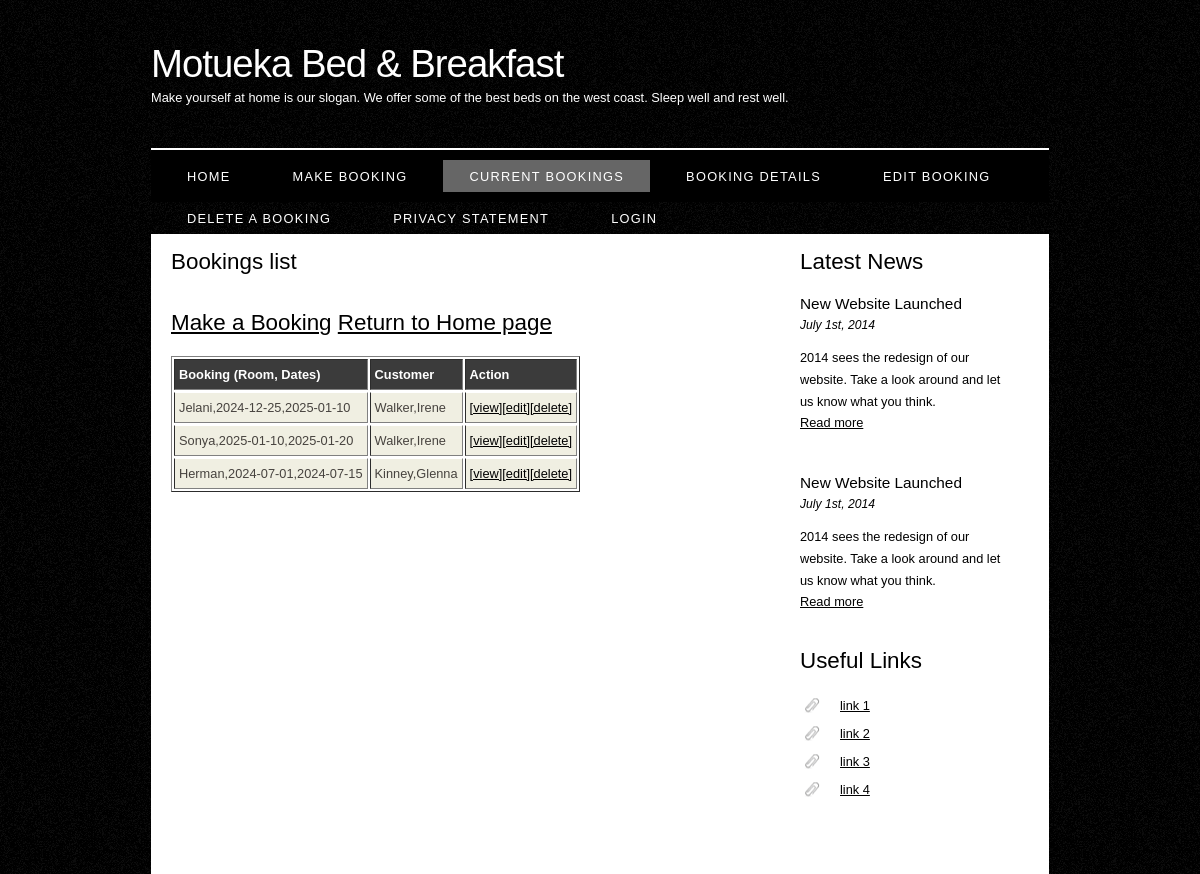
/listbookings.php, run on the app's committed database.
### tables this page shows
CREATE TABLE IF NOT EXISTS bookings (
  bookingID int unsigned NOT NULL auto_increment,
  customerID int NOT NULL,
  roomID int NOT NULL,
  checkInDate date NOT NULL,
  checkOutDate date NOT NULL,
  contactNumber varchar(20) NOT NULL,
  bookingExtras varchar(300),
  review varchar(300),
  PRIMARY KEY (bookingID)
) AUTO_INCREMENT=1;

CREATE TABLE IF NOT EXISTS room (
  roomID int unsigned NOT NULL auto_increment,
  roomname varchar(100) NOT NULL,
  description text default NULL,
  roomtype character default 'D',  
  beds int,
  PRIMARY KEY (roomID)
) AUTO_INCREMENT=1;

CREATE TABLE IF NOT EXISTS customer (
  customerID int unsigned NOT NULL auto_increment,
  firstname varchar(50) NOT NULL,
  lastname varchar(50) NOT NULL,
  email varchar(100) NOT NULL,
  password varchar(255) NOT NULL default 'temp1234',
  PRIMARY KEY (customerID)
) AUTO_INCREMENT=1;

### listbookings.php (the view, shortened to what this page needs)
<!DOCTYPE html>
<html>
<head>
    <link rel="stylesheet" type="text/css" href="style/style.css" title="style" />
</head>
<body>
<?php
$db_connection = mysqli_connect(DBHOST, DBUSER, DBPASSWORD, DBDATABASE);
$query = 'SELECT bookingID,room.roomname,bookings.checkInDate,bookings.checkOutDate,customer.lastname,customer.firstname FROM ((bookings
INNER JOIN room ON bookings.roomID = room.roomID)
INNER JOIN customer ON bookings.customerID = customer.customerID)';
$result = mysqli_query($db_connection, $query);
$rowcount = mysqli_num_rows($result);
?>
    <div id="main">
        <div id="header">
          <div id="logo">
            <div id="logo_text">
              <h1><a href="index.php"><span class="logo_colour"></span>Motueka Bed & Breakfast</a></h1>
              <h2>Make yourself at home is our slogan. We offer some of the best beds on the west coast. Sleep well and rest well.</h2>
            </div>
          </div>
          <div id="menubar">
            <ul id="menu">
              <li><a href="index.php">Home</a></li>
              <li><a href="makebooking.php">Make Booking</a></li>
              <li class="selected"><a href="listbookings.php">Current Bookings</a></li>
              <li><a href="bookingdetails.php">Booking Details</a></li>
              <li><a href="editbooking.php">Edit Booking</a></li>
              <li><a href="deletebooking.php">Delete a Booking</a></li>
              <li><a href="privacy.php">Privacy Statement</a></li>
              <li><a href="login.php">Login</a></li>
            </ul>
          </div>
        </div>
        <div id="site_content">
            <div class="sidebar">
              <h3>Latest News</h3>
              <h4>New Website Launched</h4>
              <h5>July 1st, 2014</h5>
              <p>2014 sees the redesign of our website. Take a look around and let us know what you think.<br /><a href="#">Read more</a></p>
              <p></p>
              <h4>New Website Launched</h4>
              <h5>July 1st, 2014</h5>
              <p>2014 sees the redesign of our website. Take a look around and let us know what you think.<br /><a href="#">Read more</a></p>
              <h3>Useful Links</h3>
              <ul>
                <li><a href="#">link 1</a></li>
                <li><a href="#">link 2</a></li>
                <li><a href="#">link 3</a></li>
                <li><a href="#">link 4</a></li>
              </ul>
            </div>
            <div id="content">
            <h1>Bookings list</h1>
            <h2><a href='makebooking.php'>Make a Booking</a>   <a href="index.php">Return to Home page</a></h2>
            <table border="1">
            <thead><tr><th>Booking (Room, Dates)</th><th>Customer</th><th>Action</th></tr></thead>
            <?php
            if ($rowcount > 0) {
            while ($row = mysqli_fetch_assoc($result)) {
	          $id = $row['bookingID'];
	          echo '<tr><td>'.$row['roomname'].','.$row['checkInDate'].','.$row['checkOutDate'].'</td><td>'.$row['lastname'].','.$row['firstname'].'</td>';
	          echo '<td><a href="bookingdetails.php?id='.$id.'">[view]</a>';
	          echo '<a href="editbooking.php?id='.$id.'">[edit]</a>';
	          echo '<a href="deletebooking.php?id='.$id.'">[delete]</a></td>';
            echo '</tr>';
            }
            } else echo "<h2>No Bookings found!</h2>";
            ?>
            </table>
            </div>
            <div id="footer">
              Copyright &copy; black_white | <a href="privacy.php">Privacy Statement</a> | <a href="index.php">Home</a>
            </div>
        </div>
    </div>
</body>

### style/style.css (style rules this page uses)
html { height: 100%; }
* { margin: 0; padding: 0; }
body { font: normal .80em 'trebuchet ms', arial, sans-serif; background: #F0EFE2 url(background.png) repeat; color: #000; }
p { padding: 0 0 20px 0; line-height: 1.7em; }
h1, h2, h3, h4, h5, h6 { font: normal 175% 'century gothic', arial, sans-serif; color: #000; margin: 0 0 15px 0; padding: 15px 0 5px 0; }
h2 { font: normal 175% 'century gothic', arial, sans-serif; }
h4, h5, h6 { margin: 0; padding: 0 0 5px 0; font: normal 120% arial, sans-serif; }
h5, h6 { font: italic 95% arial, sans-serif; padding: 0 0 15px 0; }
a, a:hover { outline: none; text-decoration: underline; color: #000; }
ul { margin: 2px 0 22px 17px; }
ul li { list-style-type: circle; margin: 0 0 6px 0; padding: 0 0 4px 5px; }
#main, #logo, #menubar, #site_content, #footer { margin-left: auto; margin-right: auto; }
#header { background: transparent; height: 202px; }
#logo { width: 898px; position: relative; height: 148px; border-bottom: 2px solid #FFF; }
#logo #logo_text { position: absolute; top: 20px; left: 0; }
#logo h1, #logo h2 { font: normal 300% 'century gothic', arial, sans-serif; border-bottom: 0; text-transform: none; margin: 0; }
#logo_text h1, #logo_text h1 a, #logo_text h1 a:hover { padding: 22px 0 0 0; color: #FFF; letter-spacing: -1px; text-decoration: none; }
#logo_text h2 { font-size: 100%; padding: 4px 0 0 0; color: #FFF; }
#menubar { width: 898px; height: 52px; padding: 0; background: #000; }
ul#menu, ul#menu li { float: left; margin: 0; padding: 0; }
ul#menu li { list-style: none; }
ul#menu li a { letter-spacing: 0.1em; font: normal 100% arial, sans-serif; display: block; float: left; height: 17px; margin: 10px 0 0 10px; padding: 9px 26px 6px 26px; text-align: center; color: #FFF; text-transform: uppercase; text-decoration: none; background: transparent; }
ul#menu li a:hover, ul#menu li.selected a, ul#menu li.selected a:hover { color: #FFF; background: transparent url(transparent_light.png) repeat; }
#site_content { width: 854px; overflow: hidden; margin: 0 auto 0 auto; padding: 0 24px 20px 20px; background: #FFF; }
.sidebar { float: right; width: 210px; padding: 0 15px 20px 15px; }
.sidebar ul { width: 198px; padding: 4px 0 0 0; margin: 4px 0 30px 0; }
.sidebar li { list-style: none; padding: 0 0 7px 0; }
.sidebar li a, .sidebar li a:hover { padding: 0 0 0 40px; display: block; background: transparent url(link.png) no-repeat left center; }
#content { text-align: left; float: left; width: 595px; padding: 0; }
#footer { width: 898px; font: normal 100% 'lucida sans unicode', arial, sans-serif; height: 33px; padding: 24px 0 5px 0; text-align: center; background: transparent; color: #FFF; text-transform: uppercase; letter-spacing: 0.1em; }
#footer a { color: #FFF; text-decoration: none; }
table { margin: 10px 0 30px 0; }
table tr th, table tr td { background: #3B3B3B; color: #FFF; padding: 7px 4px; text-align: left; }
table tr td { background: #F0EFE2; color: #47433F; border-top: 1px solid #FFF; }

### data on the page
bookings: roomID.roomname "Jelani", checkInDate "2024-12-25", checkOutDate "2025-01-10", customerID.lastname "Walker", customerID.firstname "Irene"
bookings: roomID.roomname "Sonya", checkInDate "2025-01-10", checkOutDate "2025-01-20", customerID.lastname "Walker", customerID.firstname "Irene"
bookings: roomID.roomname "Herman", checkInDate "2024-07-01", checkOutDate "2024-07-15", customerID.lastname "Kinney", customerID.firstname "Glenna"
